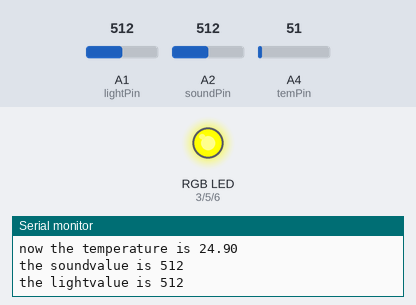
Recording of a sketch running on a simulated Arduino Uno, built with avr-gcc and run on an emulated ATmega328P. On the bench: an RGB LED mixed from three pins (HIGH = lit), the last lines printed to the serial monitor. The inputs (shaded band) are chosen by the test bench; at power-on: A4 (temPin) = 51, A1 (lightPin) = 512, A2 (soundPin) = 512.

Above: at 1.2 s.
1.3 s: A4 (temPin) set to 52
At 2.5 s:
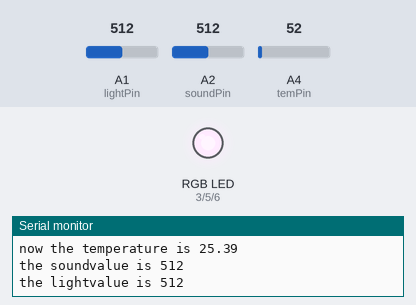
3.5 s: A4 (temPin) set to 61
At 5.2 s:
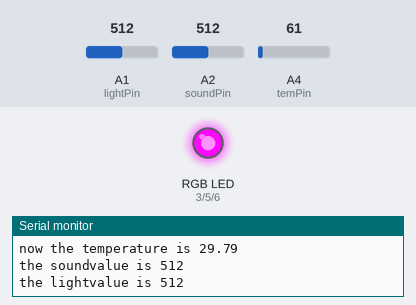
5.6 s: A4 (temPin) set to 86
At 6.6 s:
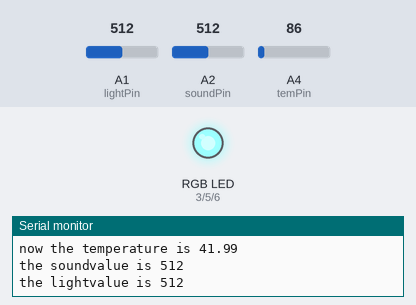
Timing chart, 0 to 8.6 s (numbered marks = the images above; inputs shaded):
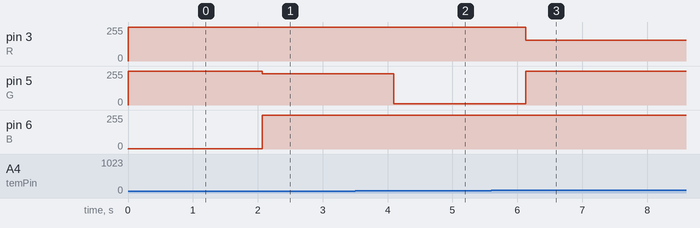

Measured:
- the behaviour switches between 51 and 52 on A4 (temPin) (found by bisection; images 0 and 1)
- after the input at 1.3 s, pin 5 (G): 255/255 → 234/255 after 0.77 s; pin 6 (B): 2/255 → 255/255 after 0.77 s
- after the input at 3.5 s, pin 5 (G): 234/255 → 9/255 after 0.60 s
- after the input at 5.6 s, pin 3 (R): 255/255 → 156/255 after 0.53 s; pin 5 (G): 9/255 → 255/255 after 0.53 s

The sketch:

_1.ino
```cpp
/*
www.openjumper.com
日期:2013.5.18
IDE 版本:1.0.1
功能：采集环境中的声音，光线，温度数据，并在一定时间内刷新数据，串口显示。
*/
#define R 3
#define G 5
#define B 6
int temPin = A4; //设置模拟口4 为LM35 的信号输入端口
int soundPin = A2;
int lightPin = A1;
int a[10];
float temperature = 0; //设置temperature 为浮点变量
long val=0; //设置val 为长整数变量
int soundvalue,lightvalue;
float readtemp() //读取温度
{
val=analogRead(temPin);//温度传感器LM35 接到模拟PIN4 上；val 变量为从LM35 信号
//口读取到的数值
temperature = (val*0.0048828125*100); //把读取到的val 转换为温度数值,系数一：
//0.00488125=5/1024,0~5V 对应模拟口读数1~1024,系数二：100=1000/10,1000 是毫伏与伏的
//转换；10 是每10 毫伏对应一度温升。
return temperature; //返回温度值
}
int readsound() //读取最大噪音值
{
int sound_max=0;
for(int i=0;i<10;i++)
{
a[i] = analogRead(soundPin);
sound_max=max(sound_max,a[i]);
}
return sound_max;
}
int readlight() //采样10 次光线值，返回其平均值
{
int light_sum,light_average;
int light_max = 0;
int light_min=1024;
for(int i=0;i<10;i++)
{
a[i] = analogRead(lightPin);
light_sum=light_sum + a[i];
light_max=max(light_max,a[i]);
light_min=min(light_min,a[i]);
}
light_average = (light_max + light_min)/2;
return light_average;
}
void setup()
{
Serial.begin(9600);//设置波特率
Serial.println("Smart Environment monitor begin....");
pinMode(R,OUTPUT);
pinMode(G,OUTPUT);
pinMode(B,OUTPUT); //将连接LED 灯的数字IO 口置为输出状态
}
void loop()
{
float tempvalue = 0;
tempvalue = readtemp();
soundvalue = readsound();
lightvalue = analogRead(lightPin);
float flag = 35-tempvalue;
if(flag<5)
{
analogWrite(R,flag/5*255);
analogWrite(G,255);
analogWrite(B,255);
}
else if(flag<10)
{
analogWrite(R,255);
analogWrite(G,flag/5*255);
analogWrite(B,255);
}
else if(flag<15)
{
analogWrite(R,255);
analogWrite(G,255);
analogWrite(B,flag/5*255);
}
Serial.print("now the temperature is ") ;
Serial.println(tempvalue);
Serial.print("the soundvalue is ") ;
Serial.println(soundvalue);
Serial.print("the lightvalue is ") ;
Serial.println(lightvalue);
Serial.println(); //串口分别显示读取的温度、声音、光敏值
delay(1000); //1 秒刷新一次
}
```
